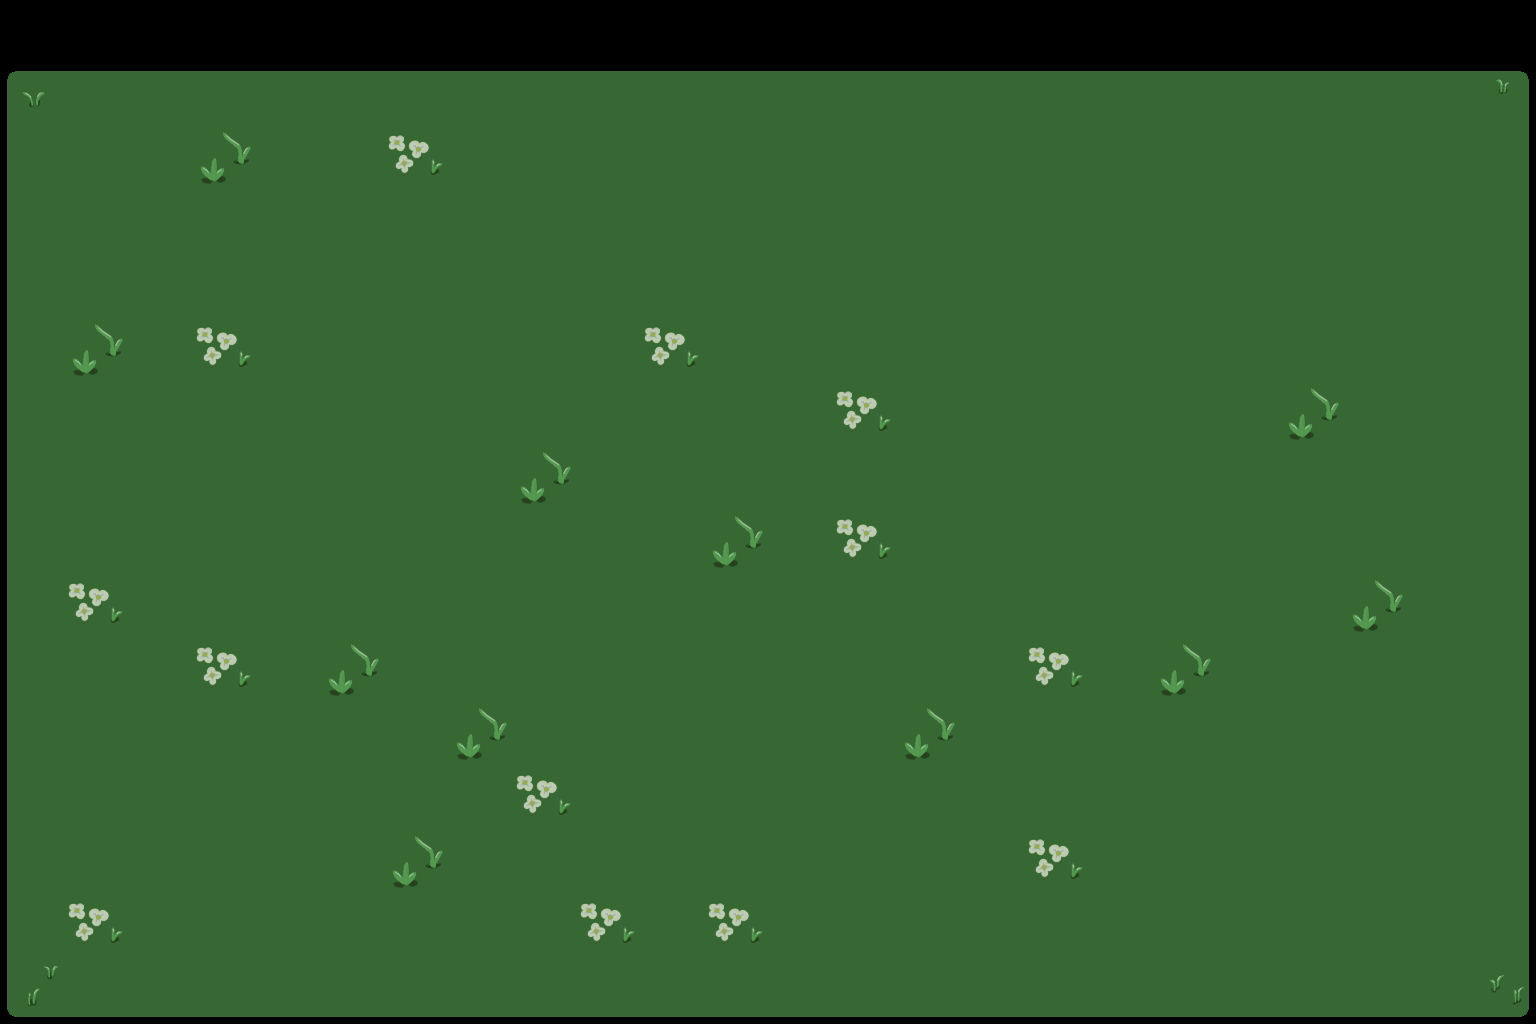

This is a level from a 2D game, rendered from its Tiled map with the project's own tilesets. A one-line summary and the complete map file follow:
An orthogonal 24x16 tile map with 64x64 px tiles, 1 tile layer (Tile Layer 1).

<map version="1.9" tiledversion="1.9.2" orientation="orthogonal" renderorder="right-down" width="24" height="16" tilewidth="64" tileheight="64" infinite="0" nextlayerid="2" nextobjectid="1">
 <tileset firstgid="1" source="Tileset.tsx" />
 <layer id="1" name="Tile Layer 1" width="24" height="16">
  <data encoding="csv">
0,0,0,0,0,0,0,0,0,0,0,0,0,0,0,0,0,0,0,0,0,0,0,0,
1,2,2,2,2,2,2,2,2,2,2,2,2,2,2,2,2,2,2,2,2,2,2,3,
5,6,6,4,6,6,8,6,6,6,6,6,6,6,6,6,6,6,6,6,6,6,6,7,
5,6,6,6,6,6,6,6,6,6,6,6,6,6,6,6,6,6,6,6,6,6,6,7,
5,6,6,6,6,6,6,6,6,6,6,6,6,6,6,6,6,6,6,6,6,6,6,7,
5,4,6,8,6,6,6,6,6,6,8,6,6,6,6,6,6,6,6,6,6,6,6,7,
5,6,6,6,6,6,6,6,6,6,6,6,6,8,6,6,6,6,6,6,4,6,6,7,
5,6,6,6,6,6,6,6,4,6,6,6,6,6,6,6,6,6,6,6,6,6,6,7,
5,6,6,6,6,6,6,6,6,6,6,4,6,8,6,6,6,6,6,6,6,6,6,7,
5,8,6,6,6,6,6,6,6,6,6,6,6,6,6,6,6,6,6,6,6,4,6,7,
5,6,6,8,6,4,6,6,6,6,6,6,6,6,6,6,8,6,4,6,6,6,6,7,
5,6,6,6,6,6,6,4,6,6,6,6,6,6,4,6,6,6,6,6,6,6,6,7,
5,6,6,6,6,6,6,6,8,6,6,6,6,6,6,6,6,6,6,6,6,6,6,7,
5,6,6,6,6,6,4,6,6,6,6,6,6,6,6,6,8,6,6,6,6,6,6,7,
5,8,6,6,6,6,6,6,6,8,6,8,6,6,6,6,6,6,6,6,6,6,6,7,
9,10,10,10,10,10,10,10,10,10,10,10,10,10,10,10,10,10,10,10,10,10,10,11
</data>
 </layer>
</map>